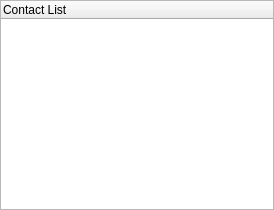
<ui version="4.0" >
 <author></author>
 <comment></comment>
 <exportmacro></exportmacro>
 <class>ContactList</class>
 <widget class="QWidget" name="ContactList" >
  <property name="geometry" >
   <rect>
    <x>0</x>
    <y>0</y>
    <width>274</width>
    <height>210</height>
   </rect>
  </property>
  <layout class="QGridLayout" >
   <property name="margin" >
    <number>0</number>
   </property>
   <property name="spacing" >
    <number>0</number>
   </property>
   <item row="0" column="0" >
    <widget class="QTreeWidget" name="treeWidget" >
     <property name="acceptDrops" >
      <bool>true</bool>
     </property>
     <property name="editTriggers" >
      <set>QAbstractItemView::NoEditTriggers</set>
     </property>
     <property name="showDropIndicator" stdset="0" >
      <bool>true</bool>
     </property>
     <property name="dragEnabled" >
      <bool>true</bool>
     </property>
     <property name="selectionMode" >
      <enum>QAbstractItemView::ExtendedSelection</enum>
     </property>
     <property name="selectionBehavior" >
      <enum>QAbstractItemView::SelectItems</enum>
     </property>
     <property name="indentation" >
      <number>0</number>
     </property>
     <property name="rootIsDecorated" >
      <bool>false</bool>
     </property>
     <column>
      <property name="text" >
       <string>Contact List</string>
      </property>
     </column>
    </widget>
   </item>
  </layout>
 </widget>
 <pixmapfunction></pixmapfunction>
 <resources/>
 <connections/>
</ui>
